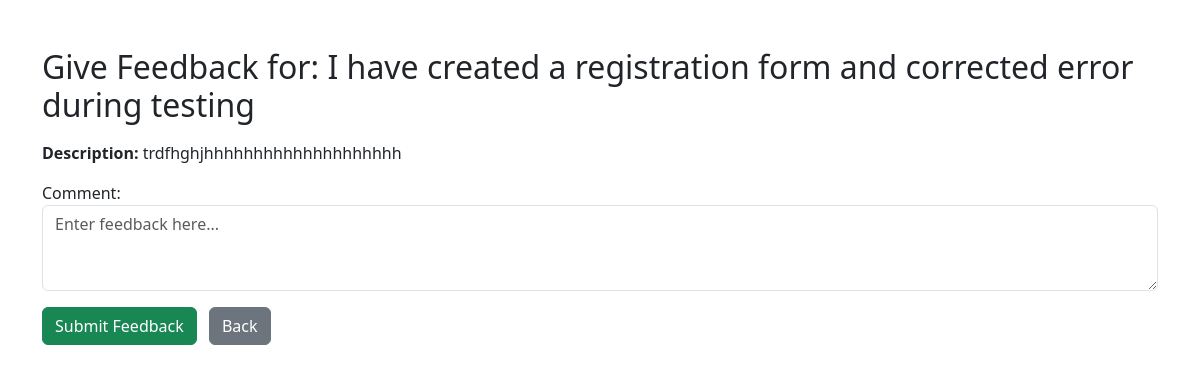
Screenshot of /logs/6/feedback/ (signed in) with the database file from the repository.
### accounts/models.py (models this page shows, shortened)
class DailyLog(models.Model):
    user = models.ForeignKey(User, on_delete=models.CASCADE)
    task_title = models.CharField(max_length=200)
    task_description = models.TextField()
    status = models.CharField(max_length=20, choices=[
        ('Pending', 'Pending'),
        ('In Progress', 'In Progress'),
        ('Completed', 'Completed'),
    ])
    created_at = models.DateTimeField(auto_now_add=True)

### accounts/views.py (the view)
# urls.py: path('logs/<int:log_id>/feedback/', views.give_feedback, name='give_feedback'),
@user_passes_test(lambda u: u.is_staff)
def give_feedback(request, log_id):
    log = get_object_or_404(DailyLog, id=log_id)
    if request.method == 'POST':
        form = FeedbackForm(request.POST)
        if form.is_valid():
            feedback = form.save(commit=False)
            feedback.mentor = request.user
            feedback.log = log
            feedback.save()
            return redirect('mentor_dashboard')
    else:
        form = FeedbackForm()
    return render(request, 'accounts/give_feedback.html', {'form': form, 'log': log})

### accounts/forms.py
class FeedbackForm(forms.ModelForm):
    class Meta:
        model = Feedback
        fields = ['comment']
        widgets = {
            'comment': forms.Textarea(attrs={'class': 'form-control', 'rows': 3, 'placeholder': 'Enter feedback here...'}),
        }

### accounts/templates/accounts/give_feedback.html (shortened to what this page needs)
{% extends 'accounts/base.html' %}
{% block content %}
<div class="container mt-5">
  <h2 class="mb-3">Give Feedback for: {{ log.task_title }}</h2>
  <p><strong>Description:</strong> {{ log.task_description }}</p>
  <form method="POST">
    {{ form.as_p }}
    <button type="submit" class="btn btn-success">Submit Feedback</button>
    <a href="{% url 'mentor_dashboard' %}" class="btn btn-secondary ms-2">Back</a>
  </form>
</div>
{% endblock %}

### rows the page displays
DailyLog: task_title "I have created a registration form and corrected error during testing", task_description "trdfhghjhhhhhhhhhhhhhhhhhhhh"
